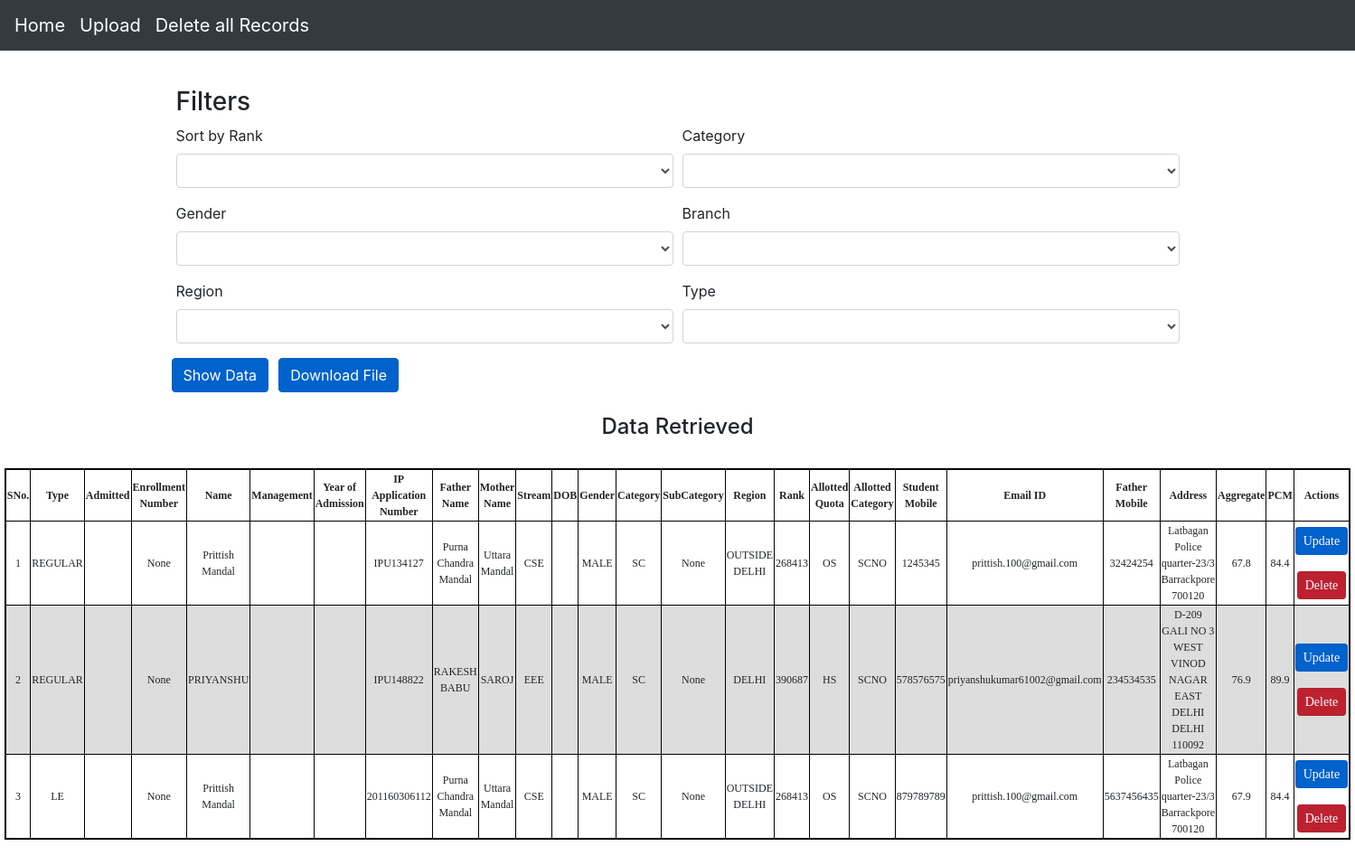
The page /quota_sc on the database its author committed.
### app/models.py (models this page shows, shortened)
class sample(models.Model):
    type = models.CharField(max_length=10, choices= typechoices ,default='Regular')
    admitted = models.BooleanField(default=False)
    enrollmentno = models.IntegerField(null = True, default = None , blank=True, unique = True)
    name = models.CharField(max_length=100, default=False)
    management = models.BooleanField(default = False)
    yearofadmission = models.DateTimeField(default=False)
    appno = models.CharField(default=False, max_length=200, unique= True)
    Fname = models.CharField(max_length=200, default=False)
    Mname = models.CharField(max_length=200, default=False)
    stream = models.CharField(max_length=200, choices= streamchoices,default=False)
    DOB = models.DateField(default=False)
    gender = models.CharField(max_length=50,choices= genderchoices ,default=False)
    category = models.CharField(max_length=5,choices= categorychoices ,default=False)
    subcategory = models.CharField(max_length=10, choices= subcategorychoices ,default=False)
    region = models.CharField(max_length=50,choices= regionchoices ,default=False)
    rank = models.IntegerField(null = True, default=None , blank=True)
    allottedquota = models.CharField(max_length=10,choices= allotedquotachoices, default=False)
    allottedcategory = models.CharField(max_length=10,choices= allottedcategorychoices, default=False)
    studentmobile = models.IntegerField(null = True, default=None , blank=True)
    emailid = models.EmailField(max_length=200, default='')
    fathermobile = models.IntegerField(null = True, default=None , blank=True)
    address = models.CharField(max_length=200, default=False)
    aggregate = models.FloatField(null = True, default=None , blank=True)
    pcm = models.FloatField(null = True, default=None , blank=True)

### app/views.py (the view)
# urls.py: path('quota_sc', views.quota_sc, name = "quota_sc"),
def quota_sc(request):
    smp = sample.objects.filter(category = 'SC').values()
    if not smp:
        return HttpResponse('No records found')
    else:
        templ = loader.get_template('app/home.html')
        context = {
            'smp': smp,
        }
        return HttpResponse(templ.render(context, request))

### app/templates/app/home.html (shortened to what this page needs)
<!doctype html>
<html lang="en">
  <head>
    <link rel="stylesheet" href="https://cdn.jsdelivr.net/npm/bootstrap@4.3.1/dist/css/bootstrap.min.css">
  </head>
  <body>
    <nav class="navbar navbar-expand-md navbar-dark bg-dark fixed-top">
  <a class="navbar-brand" href="{% url 'app:filter' %}">Home</a>
  <a class="navbar-brand" href="{% url 'app:upload_new' %}">Upload</a>
  <a class="navbar-brand" href="{% url 'app:deleteall' %}">Delete all Records</a>
</nav>
    <br>
    </head>
    <body>
    <br>
<br><br>
<main role="main" class="container">
  <div>
        <h3>Filters</h3>
            <form onsubmit="saveformdata(event)" action="{% url 'app:filter' %}" method="post" id = "data">
                  <div class="form-row">
                    <div class="form-group col-md-6">
                      <label for="inputState">Sort by Rank</label>
                      <select id="order_f" class="form-control" name="sort" onchange="savedata(this)">
                      </select>
                    </div>
                      <div class="form-group col-md-6">
                        <label for="inputState">Category</label>
                        <select id = "cat_f" class="form-control" name="category" onchange="savedata(this)">
                        </select>
                      </div>
                      <div class="form-group col-md-6">
                        <label for="inputState">Gender</label>
                        <select id="gender_f" class="form-control" name="gender" onchange="savedata(this)">
                        </select>
                      </div>
                      <div class="form-group col-md-6">
                        <label for="inputState">Branch</label>
                        <select id="branch_f" class="form-control" name="branch" onchange="savedata(this)">
                        </select>
                      </div>
                      <div class="form-group col-md-6">
                        <label for="inputState">Region</label>
                        <select id="region_f" class="form-control" name="region" onchange="savedata(this)">
                        </select>
                      </div>
                      <div class="form-group col-md-6">
                        <label for="inputState">Type</label>
                        <select id="type_f" class="form-control" name="type" onchange="savedata(this)">
                        </select>
                      </div>
                      <button type="submit" class="btn btn-primary btn-primary active" style="text-align: center;">Show Data</button>
                      <button onclick="download()" id="downbutton" class="btn btn-primary active" style="position:relative; left: 1%;">Download File</button>
                  <br>
            </form>
          </div>
</main>
      {% if smp %}
        <br>
        <h4 style="text-align: center; ">Data Retrieved</h4>
        <br>
        <table border="1" style="border:2px solid black;margin-left:auto;margin-right:auto;">
            <thead>
                <th>SNo.</th>
                <th>Type</th>
                <th>Admitted</th>
                <th>Enrollment Number</th>
                <th>Name</th>
                <th>Management</th>
                <th>Year of Admission</th>
                <th>IP Application Number</th>
                <th>Father Name</th>
                <th>Mother Name</th>
                <th>Stream</th>
                <th>DOB</th>
                <th>Gender</th>
                <th>Category</th>
                <th>SubCategory</th>
                <th>Region</th>
                <th>Rank</th>
                <th>Allotted Quota</th>
                <th>Allotted Category</th>
                <th>Student Mobile</th>
                <th>Email ID</th>
                <th>Father Mobile</th>
                <th>Address</th>
                <th>Aggregate</th>
                <th>PCM</th>
                <th>Actions</th>
            </thead>
            {% for k in smp  %}
            <tr>
                <td class="number">
                </td>
                <td>{{k.type}}</td>
                <td>{{k.admitted_yn}}</td>
                <td>{{k.enrollmentno}}</td>
                <td>{{k.name}}</td>
                <td>{{k.management_yn}}</td>
                <td>{{k.yearpub}}</td>
                <td>{{k.appno}}</td>
                <td>{{k.Fname}}</td>
                <td>{{k.Mname}}</td>
                <td>{{k.stream}}</td>
                <td>{{k.dateofbirth}}</td>
                <td>{{k.gender}}</td>
                <td>{{k.category}}</td>
                <td>{{k.subcategory}}</td>
                <td>{{k.region}}</td>
                <td>{{k.rank}}</td>
                <td>{{k.allottedquota}}</td>
                <td>{{k.allottedcategory}}</td>
                <td>{{k.studentmobile}}</td>
                <td>{{k.emailid}}</td>
                <td>{{k.fathermobile}}</td>
                <td>{{k.address}}</td>
                <td>{{k.aggregate}}</td>
                <td>{{k.pcm}}</td>
                <td> <div>
                  <a class="btn btn-primary btn-sm active" role="button" href="{% url 'app:update' k.id %}">Update</a>
                </div>
                <br>
                <div>
                  <a class="btn btn-sm btn-danger active" role="button" href="{% url 'app:delete' k.id %}">Delete</a>
                </div>
                </td>
            </tr>
            {% endfor %}
    </table>
    {% else %}
            <br><br><br><br>
            <h4 style="text-align:center; font-family:Consolas">No records found!</h4>
    {% endif %}
    <br>
  </body>
<br><br>
</html>

### app/templates/app/home.html (style rules this page uses)
html,body { width:100%; }
table { font-family: Calibri; font-size:20px; border-collapse: collapse; padding: 13px; width: 36%; }
td, th { border: 0.1px solid black; text-align: Center; padding: -2px; font-size:12px; }
tr:nth-child(even) { background-color: #dddddd; }

### rows shown on the page
sample: type "REGULAR", enrollmentno "None", name "Prittish Mandal", appno "IPU134127", Fname "Purna Chandra Mandal", Mname "Uttara Mandal", stream "CSE", gender "MALE", category "SC", subcategory "None", region "OUTSIDE DELHI", rank "268413", allottedquota "OS", allottedcategory "SCNO", studentmobile "1245345", emailid "prittish.100@gmail.com", fathermobile "32424254", address "Latbagan Police quarter-23/3 Barrackpore 700120", aggregate "67.8", pcm "84.4"
sample: type "REGULAR", enrollmentno "None", name "PRIYANSHU", appno "IPU148822", Fname "RAKESH BABU", Mname "SAROJ", stream "EEE", gender "MALE", category "SC", subcategory "None", region "DELHI", rank "390687", allottedquota "HS", allottedcategory "SCNO", studentmobile "578576575", emailid "priyanshukumar61002@gmail.com", fathermobile "234534535", address "D-209 GALI NO 3 WEST VINOD NAGAR EAST DELHI DELHI 110092", aggregate "76.9", pcm "89.9"
sample: type "LE", enrollmentno "None", name "Prittish Mandal", appno "201160306112", Fname "Purna Chandra Mandal", Mname "Uttara Mandal", stream "CSE", gender "MALE", category "SC", subcategory "None", region "OUTSIDE DELHI", rank "268413", allottedquota "OS", allottedcategory "SCNO", studentmobile "879789789", emailid "prittish.100@gmail.com", fathermobile "5637456435", address "Latbagan Police quarter-23/3 Barrackpore 700120", aggregate "67.9", pcm "84.4"
